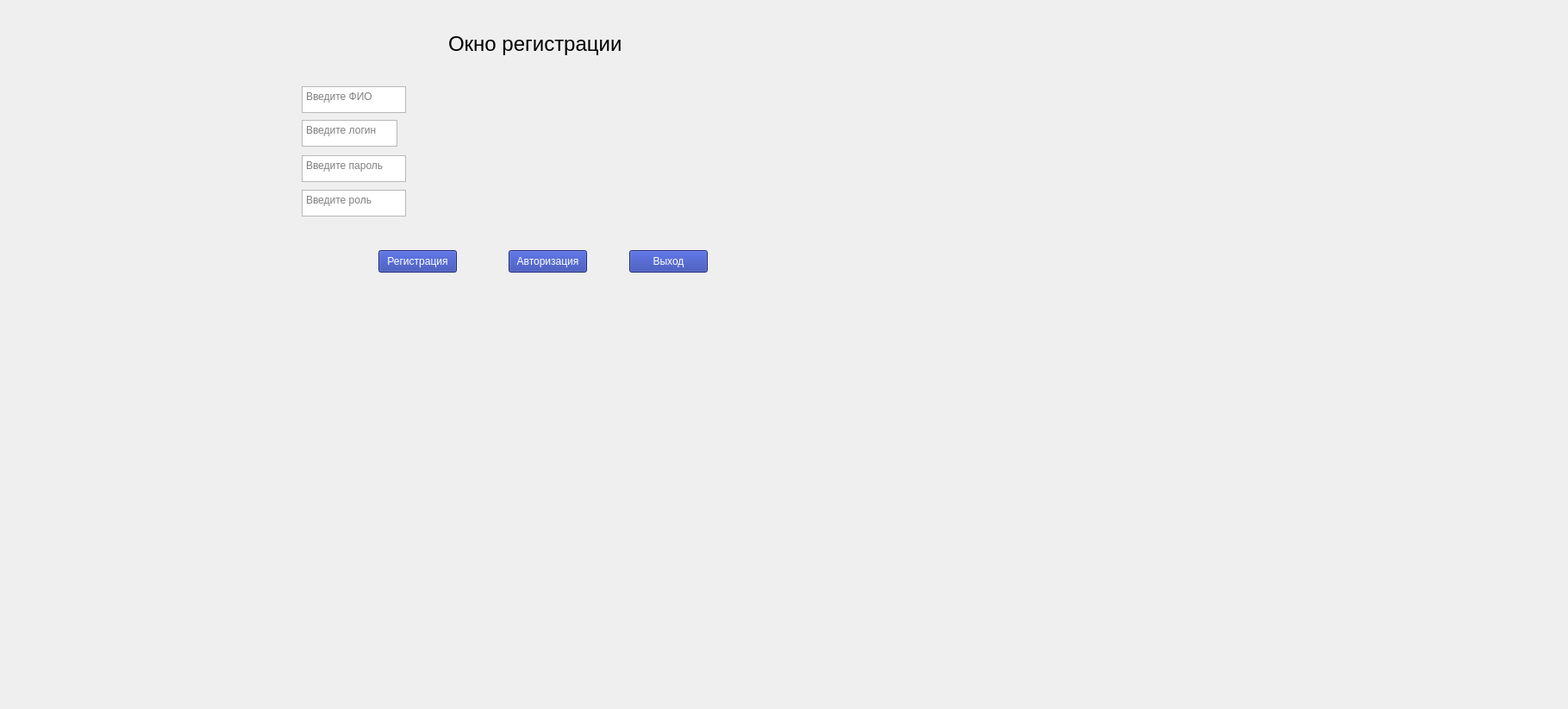
<?xml version="1.0" encoding="UTF-8"?>
<ui version="4.0">
 <class>Widget</class>
 <widget class="QWidget" name="Widget">
  <property name="geometry">
   <rect>
    <x>0</x>
    <y>0</y>
    <width>1819</width>
    <height>822</height>
   </rect>
  </property>
  <property name="windowTitle">
   <string>Widget</string>
  </property>
  <widget class="QLabel" name="label">
   <property name="geometry">
    <rect>
     <x>520</x>
     <y>30</y>
     <width>251</width>
     <height>41</height>
    </rect>
   </property>
   <property name="font">
    <font>
     <pointsize>18</pointsize>
    </font>
   </property>
   <property name="text">
    <string>Окно регистрации</string>
   </property>
  </widget>
  <widget class="QTextEdit" name="textEdit">
   <property name="geometry">
    <rect>
     <x>350</x>
     <y>139</y>
     <width>111</width>
     <height>31</height>
    </rect>
   </property>
   <property name="placeholderText">
    <string>Введите логин</string>
   </property>
  </widget>
  <widget class="QTextEdit" name="textEdit_2">
   <property name="geometry">
    <rect>
     <x>350</x>
     <y>180</y>
     <width>121</width>
     <height>31</height>
    </rect>
   </property>
   <property name="placeholderText">
    <string>Введите пароль</string>
   </property>
  </widget>
  <widget class="QTextEdit" name="textEdit_3">
   <property name="geometry">
    <rect>
     <x>350</x>
     <y>100</y>
     <width>121</width>
     <height>31</height>
    </rect>
   </property>
   <property name="placeholderText">
    <string>Введите ФИО</string>
   </property>
  </widget>
  <widget class="QTextEdit" name="textEdit_4">
   <property name="geometry">
    <rect>
     <x>350</x>
     <y>220</y>
     <width>121</width>
     <height>31</height>
    </rect>
   </property>
   <property name="placeholderText">
    <string>Введите роль</string>
   </property>
  </widget>
  <widget class="QPushButton" name="pushButton">
   <property name="geometry">
    <rect>
     <x>439</x>
     <y>290</y>
     <width>91</width>
     <height>26</height>
    </rect>
   </property>
   <property name="styleSheet">
    <string notr="true">color: rgb(255, 255, 255);
background-color: rgb(37, 58, 166);</string>
   </property>
   <property name="text">
    <string>Регистрация</string>
   </property>
  </widget>
  <widget class="QPushButton" name="pushButton_2">
   <property name="geometry">
    <rect>
     <x>590</x>
     <y>290</y>
     <width>91</width>
     <height>26</height>
    </rect>
   </property>
   <property name="styleSheet">
    <string notr="true">color: rgb(255, 255, 255);
background-color: rgb(37, 58, 166);</string>
   </property>
   <property name="text">
    <string>Авторизация</string>
   </property>
  </widget>
  <widget class="QPushButton" name="pushButton_3">
   <property name="geometry">
    <rect>
     <x>730</x>
     <y>290</y>
     <width>91</width>
     <height>26</height>
    </rect>
   </property>
   <property name="styleSheet">
    <string notr="true">color: rgb(255, 255, 255);
background-color: rgb(37, 58, 166);</string>
   </property>
   <property name="text">
    <string>Выход</string>
   </property>
  </widget>
 </widget>
 <resources/>
 <connections/>
</ui>
